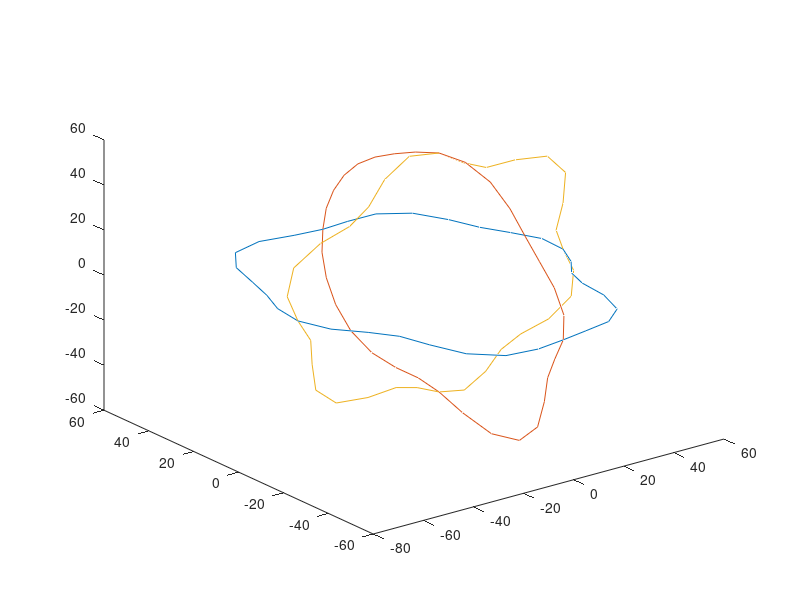

Source code (MATLAB):
function [wire_hndl, ...
	  amoeba_x, ...
	  amoeba_y, ...
	  amoeba_z, ...
	  amoeba_Rnew, ...
	  amoeba_Rval, ...
	  fourier_arg] = amoeba3D()

  %%setenv('GNUTERM', 'x11');
  setenv('GNUTERM', 'aqua');

  %% get dimensions and position of 3D amoeba
  box_size = [256, 256, 256];
  Rmax_scale = 1/4; %% max value of max amoeba radius as fraction of box size
  Rmax_range = 1/1; %% min value of max amoeba radius as fraction of max radius
  Rmax = box_size(1) * Rmax_scale;
  Rmin = Rmax * Rmax_range;
  amoeba_Rmax = Rmin + rand() * (Rmax - Rmin);  %% maximum radius of
  %% amoeba X-section
  disp(["amoeba_Rmax = ", num2str(amoeba_Rmax)]);
  Ramp_max = 3/4; %% max value of the min amoeba radius (in unis of amoeba_Rmax)
  Ramp_min = 3/4; %% min value of the min amoeba radius
  amoeba_Ramp = Ramp_min + rand() * ( Ramp_max - Ramp_min);  %% radial
  %% variation of amoeba x-section as fraction of amoeba_Rmax
  amoeba_Rmin = amoeba_Rmax * amoeba_Ramp;  %% minimum radius of amoeba X-section
  disp(["amoeba_Rmin = ", num2str(amoeba_Rmin)]);
  amoeba_center = Rmax + rand(1,3) .* ( box_size - 2*Rmax );

  N_fourier = 7;%%5;
  %% N_Fourier: number of Fourier components (starting with 0) used to
  %% construct smoot random outline along each axis
  Npts = 2*8*2;
  %% Npts: number of points at which to evalutate/fit polynomial
  %% must be even so that 0 and 180 degrees are explicitly represented

  symmetry_flag = zeros(1,3);
  symmetry_flag(1) = 0; %% only 1st dimension should ever be symmetric

  %% i_plane: (row, col), (row, depth), (col,depth)
  %% dimensions order: (row, col, depth)
  amoeba_Rval = zeros(Npts, 3);
  fourier_arg = [0:(Npts-1)] * (2*pi) / Npts;
  fourier_arg2 = ...
      repmat([0:(N_fourier-1)]', [1, Npts]) .* ...
      repmat( fourier_arg, [N_fourier, 1] );
  for i_plane = 1:3
    if symmetry_flag(i_plane) == 1
      rand_phase = repmat(i*pi/2, [N_fourier, 1]);
    else
      rand_phase = (2*pi) * rand(N_fourier, 1);
    endif
    rand_phase2 = repmat(rand_phase, [1, Npts]);
    fourier_phase2 = exp( i*fourier_arg2 + i*rand_phase2 );
    fourier_coef = randn(N_fourier, 1);
    fourier_coef(1) = 0; %% add DC term separately
    fourier_coef2 = repmat( fourier_coef, [1, Npts]);
    fourier_term = fourier_coef2 .* fourier_phase2;
    amoeba_Rval(:,i_plane) = sum( fourier_term, 1 );
  endfor

  %% scale realand imaginary parts of X-sections to match specified min and max radii
  max_real_Rval = zeros(1,3);
  min_real_Rval = zeros(1,3);
  ave_real_Rval = zeros(1,3);
  %%amoeba_Rval(:,1) = real(amoeba_Rval(:,1));
  real_Rval = real(amoeba_Rval);
  imag_Rval = imag(amoeba_Rval);
  for i_plane = 1:3
    max_real_Rval(i_plane) = max(real(amoeba_Rval(:,i_plane)));
    min_real_Rval(i_plane) = min(real(amoeba_Rval(:,i_plane)));
    real_Rval(:,i_plane) = ...
	amoeba_Rmin + ...
	(real_Rval(:,i_plane) - min_real_Rval(i_plane)) * ...
	(amoeba_Rmax - amoeba_Rmin) / ...
	((max_real_Rval(i_plane) - min_real_Rval(i_plane)) + ...
	 ((max_real_Rval(i_plane) - min_real_Rval(i_plane))==0));
    max_imag_Rval(i_plane) = max(imag(amoeba_Rval(:,i_plane)));
    min_imag_Rval(i_plane) = min(imag(amoeba_Rval(:,i_plane)));
    imag_Rval(:,i_plane) = ...
	amoeba_Rmin + ...
	(imag_Rval(:,i_plane) - min_imag_Rval(i_plane)) * ...
	(amoeba_Rmax - amoeba_Rmin) / ...
	((max_imag_Rval(i_plane) - min_imag_Rval(i_plane)) + ...
	 ((max_imag_Rval(i_plane) - min_imag_Rval(i_plane))==0));
  endfor
  amoeba_Rval = real_Rval + i * imag_Rval;
  ave_Rval = mean(amoeba_Rval,1);

  %% match intercepts
  %% Real part of cross-sections much match at intersections

  Npts_quarter = 1 + round(Npts/4);
  Npts_half = 1 + round(Npts/2);
  Npts_3quarter = 1 + round(3*Npts/4);
  amoeba_Rdiff = zeros(2,3);

  for axis_id = 1:3
    axis_id2 = axis_id + 2;
    axis_id2 = 1 + mod(axis_id2 - 1, 3);
    amoeba_Rdiff(1,axis_id) = ...
	amoeba_Rval(1,axis_id) - amoeba_Rval(Npts_quarter, axis_id2);
    amoeba_Rdiff(2,axis_id) = ...
	amoeba_Rval(Npts_half,axis_id) - amoeba_Rval(Npts_3quarter, axis_id2);
  endfor
  amoeba_Rdiff_original = amoeba_Rdiff;

  for axis_id = 1:3
    for j_arg = [ (Npts_3quarter + 1) : (Npts + Npts_quarter - 1)]
      i_arg = 1 + mod( j_arg - 1, Npts);
      amoeba_Rval(i_arg,axis_id) = ...
	  amoeba_Rval(i_arg,axis_id) - ...
	  amoeba_Rdiff(1,axis_id) * ...
	  min(j_arg - Npts_3quarter, Npts + Npts_quarter - j_arg) / ...
	  (Npts/4);
    endfor
    for i_arg = (Npts_quarter + 1) : (Npts_3quarter - 1)
      amoeba_Rval(i_arg,axis_id) = ...
	  amoeba_Rval(i_arg,axis_id) - ...
	  amoeba_Rdiff(2,axis_id) * ...
	  min(i_arg - Npts_quarter, Npts_3quarter - i_arg) / ...
	  (Npts/4);
    endfor
  endfor
  
  %% 1. scale xy-plane to match xz-plane at +x intercept of xy-plane
  %% 2. scale xy-plane to match xz-plane at -x intercept of xy-plane  
  %% 3. scale yz-plane to match xy-plane at +y intercept of yz-plane
  %% 4. scale yz-plane to match xy-plane at -y intercept of yz-plane  
  %% 5. scale zx-plane to match yz-plane at +z intercept of zx-plane

  amoeba_Rnew = amoeba_Rval;

%%!!! deprecated: axis conventions are outdated
  linear_transform_flag = 0;
  if linear_transform_flag
    %% deprecated method to match intercepts using linear transformation
    %% fails most of the time because R must be positive
    var_radius = ones(1,3);
    var_A = ones(1,3);
    bar_B = ones(1,3);
    %% fix size of Xsection for i_plane == 1
    %% Xsections for i_plane == 2,3 are morphed to match Xsection for
    %% i_plane == 1,
    %% radial amplitude variations can be scaled and
    %% rotated by arbitrary magnitude and phase 
    %% average radius set to aritrary constant var_radius(1,3)
    %% giving 6 variables constrained by 6 equations (one for each intersection)

    %% eq(1): xy intersect with xz
    %% real(amoeba_Rval(1,1)) = ...
    %%   real(var_radius(2) + var_A(1,2) * amoeba_Rval(Npts_quarter,2) + ...
    %%   i*var_B(1,2) * amoeba_Rval(Npts_quarter,2));
    %% eq(2)
    %% real(amoeba_Rval(Npts_half,1)) = ...
    %%   real(var_radius(2) + var_A(1,2) * amoeba_Rval(Npts_3quarter,2) + ...
    %%   i*var_B(1,2) * amoeba_Rval(Npts_3quarter,2));
    %% eq(3): xy intersect with yz
    %% real(amoeba_Rval(Npts_quarter,1)) = ...
    %%   real(var_radius(3) + var_A(1,3) * amoeba_Rval(1,3) + ...
    %%   i*var_B(1,3) * amoeba_Rval(1,3));
    %% eq(4)
    %% amoeba_Rval(Npts_3quarter,1) = ...
    %%   real(var_radius(3) + var_A(1,3) * amoeba_Rval(Npts_half,3) + ...
    %%   i*var_B(1,3) * amoeba_Rval(Npts_half,3));
    %% eq(5): xz intersect with yz
    %% 0 = real(var_radius(2) + var_A(1,2) * amoeba_Rval(1,2) + ...
    %%     i*var_B(1,2) * amoeba_Rval(1,2)) - ...
    %%     real(var_radius(3) + var_A(1,3) * amoeba_Rval(Npts_quarter,3) + ...
    %%     i*var_B(1,3) * amoeba_Rval(Npts_quarter,3));
    %% eq(6)
    %% 0 = real(var_radius(2) + var_A(1,2) * amoeba_Rval(Npts_half,2) + ...
    %%     i*var_B(1,2) * amoeba_Rval(Npts_half,2)) -
    %%     real(var_radius(3) + var_A(1,3) * amoeba_Rval(Npts_3quarter,3) + ...
    %%     i*var_B(1,3) * amoeba_Rval(Npts_3quarter,3));
    %% build matrix scale_mat and vector const_vec
    %%soln_vec = [ var_radius(2) var_A(2) var_B(2) var_radius(3) var_A(3) var_B(3) ];
    const_vec = real([(amoeba_Rval(1,1) - ave_Rval(2)), ...
		      (amoeba_Rval(Npts_half,1) - ave_Rval(2)), ...
		      (amoeba_Rval(Npts_quarter,1) - ave_Rval(3)), ...
		      (amoeba_Rval(Npts_3quarter,1) - ave_Rval(3)), ...
		      (ave_Rval(3) - ave_Rval(2)), ...
		      (ave_Rval(3) - ave_Rval(2)) ]');
    scale_mat = zeros(6);
    scale_mat(1,:) = [1, ...
		      real(amoeba_Rval(Npts_quarter,2) - ave_Rval(2)), ...
		      -imag(amoeba_Rval(Npts_quarter,2) - ave_Rval(2)), ...
		      0, ...
		      0, ...
		      0];
    scale_mat(2,:) = [1, ...
		      real(amoeba_Rval(Npts_3quarter,2) - ave_Rval(2)), ...
		      -imag(amoeba_Rval(Npts_3quarter,1) - ave_Rval(2)), ...
		      0, ...
		      0, ...
		      0];
    scale_mat(3,:) = [0, ...
		      0, ...
		      0, ...
		      1, ...
		      real(amoeba_Rval(1,3) - ave_Rval(3)), ...
		      -imag(amoeba_Rval(1,3) - ave_Rval(3))];
    scale_mat(4,:) = [0, ...
		      0, ...
		      0, ...
		      1, ...
		      real(amoeba_Rval(Npts_half,3) - ave_Rval(3)), ...
		      -imag(amoeba_Rval(Npts_half,3) - ave_Rval(3))];
    scale_mat(5,:) = [1, ...
		      real(amoeba_Rval(1,2) - ave_Rval(2)), ...
		      -imag(amoeba_Rval(1,2) - ave_Rval(2)), ...
		      -1, ...
		      -real(amoeba_Rval(Npts_quarter,3) - ave_Rval(3)), ...
		      imag(amoeba_Rval(Npts_quarter,3) - ave_Rval(3))];
    scale_mat(6,:) = [1, ...
		      real(amoeba_Rval(Npts_half,2) - ave_Rval(2)), ...
		      -imag(amoeba_Rval(Npts_half,2) - ave_Rval(2)), ...
		      -1, ...
		      -real(amoeba_Rval(Npts_3quarter,3) - ave_Rval(3)), ...
		      imag(amoeba_Rval(Npts_3quarter,3) - ave_Rval(3))];
    soln_vec = scale_mat \ const_vec;
    var_radius(2) = real(soln_vec(1));
    var_A(2) = real(soln_vec(2));
    var_B(2) = real(soln_vec(3));
    var_radius(3) = real(soln_vec(4));
    var_A(3) = real(soln_vec(5));
    var_B(3) = real(soln_vec(6));

    amoeba_Rnew = zeros(size(amoeba_Rval));
    amoeba_Rnew(:,1) = amoeba_Rval(:,1);
    amoeba_Rnew(:,2) = var_radius(2) + real(ave_Rval(2)) + ...
	var_A(2) * real(amoeba_Rval(:,2) - ave_Rval(2)) - ...
	var_B(2) * imag(amoeba_Rval(:,2) - ave_Rval(2));
    amoeba_Rnew(:,3) = var_radius(3) + real(ave_Rval(3)) + ...
	var_A(3) * real(amoeba_Rval(:,3) - ave_Rval(3)) - ...
	var_B(3) * imag(amoeba_Rval(:,3) - ave_Rval(3));

  endif %% linear_transform_flag

  
  amoeba_Rnew = real(amoeba_Rnew);
  if any(amoeba_Rnew(:) < 0 )
    warning("any(amoeba_Rnew(:) < 0 )");
  endif

  %% check
  for axis_id = 1:3
    axis_id2 = axis_id + 2;
    axis_id2 = 1 + mod(axis_id2 - 1, 3);
    amoeba_Rdiff(1,axis_id) = ...
	amoeba_Rval(1,axis_id) - amoeba_Rval(Npts_quarter, axis_id2);
    amoeba_Rdiff(2,axis_id) = ...
	amoeba_Rval(Npts_half,axis_id) - amoeba_Rval(Npts_3quarter, axis_id2);
  endfor
  amoeba_Rdelta = ...
      abs(amoeba_Rdiff) / amoeba_Rmax;
  if any( amoeba_Rdelta > 0.5/amoeba_Rmax)
    warning(["any(delta_all > ", num2str(0.5/amoeba_Rmax)]);
  endif
  if any(abs(amoeba_Rdiff) > 0.5)
    warning("any(abs(amoeba_Rdiff) > 0.5)");
  endif

  
  amoeba_x = zeros(Npts, 3);
  amoeba_y = zeros(Npts, 3);
  amoeba_z = zeros(Npts, 3);
  [amoeba_x(:,1) amoeba_y(:,1)] = ...
      pol2cart( fourier_arg', amoeba_Rnew(:,1) );
  [amoeba_y(:,2) amoeba_z(:,2)] = ...
      pol2cart( fourier_arg', amoeba_Rnew(:,2) );
  [amoeba_z(:,3) amoeba_x(:,3)] = ...
      pol2cart( fourier_arg', amoeba_Rnew(:,3) );

  amoeba_x2 = [amoeba_x;amoeba_x(1,:)];
  amoeba_y2 = [amoeba_y;amoeba_y(1,:)];
  amoeba_z2 = [amoeba_z;amoeba_z(1,:)];

  wire_fig_hndl = figure;
  set(gca, "ColorOrder", zeros(8,3));
  wire_hndl = plot3(amoeba_x2(:,1:1:3), amoeba_y2(:,1:1:3), amoeba_z2(:,1:1:3));
  wire_filename = "wire_3D_amoeba.png";
  wire_option = "-dpng";
  print(wire_fig_hndl, wire_filename, wire_option);

  return;
  
  %% find polynomial of the form
  %% sum( coef_poly(i_pow, i_axis) * amoeba_xyz(i_pt, i_axis) ^ i_pow ) = ...
  %% const_poly(i_axis) == 1
  
  Npoly = Npts - 2; %%(3*Npts - 6)/3;
  %% each intersection appears twice
  %% remove 0 and 180 degree intersecton pts along each axis (same pts
  %% appear elsewhere)
  amoeba_xyz = zeros(Npoly, 3);
  amoeba_xyz(:,1) = ...
      [amoeba_x(2:(Npts_half-2),1), amoeba_x(Npts_half:Npts,1)];
  amoeba_xyz(:,2) = ...
      [amoeba_x(2:(Npts_half-2),2), amoeba_x(Npts_half:Npts,2)];
  amoeba_xyz(:,3) = ...
      [amoeba_x(2:(Npts_half-2),3), amoeba_x(Npts_half:Npts,3)];
  const_poly = ones(3*Npoly, 1);
  mat_poly2D = zeros(3*Npoly, 3*Npoly);
  for i_pt = 1 : 3*Npoly
    xyz_pt = 1 + mod(i_pt-1, Npoly);
    i_plane = ceil(i_pt / Npoly);
    for i_pow = 1 : Npoly
	  mat_poly2D(i_pt, i_pow + Npoly * (i_plane-1)) = ...
	      amoeba_xyz(xyz_pt, i_plane).^i_pow;
    endfor
  endfor
  coef_poly = mat_poly2D \ const_poly;
  coef_poly = reshape(coef_poly, [Npoly, 3]);

  %% draw polynomial surface
  amoeba_3D_fig = figure;
  num_ndx = 2*ceil(amoeba_Rmax);
  x_ndx = 1:num_ndx;
  y_ndx = 1:num_ndx;
  [x_sub, y_sub] = meshgrid(x_ndx, y_ndx);
  y_max = amoeba_y2(1,2);
  y_min = amoeba_y2(Npts_half, 2);
  y_delta = (y_max - y_min) / num_ndx;
  surf(amoeba_x2(:), amoeba_y2(:), amoeba_z2(:));
